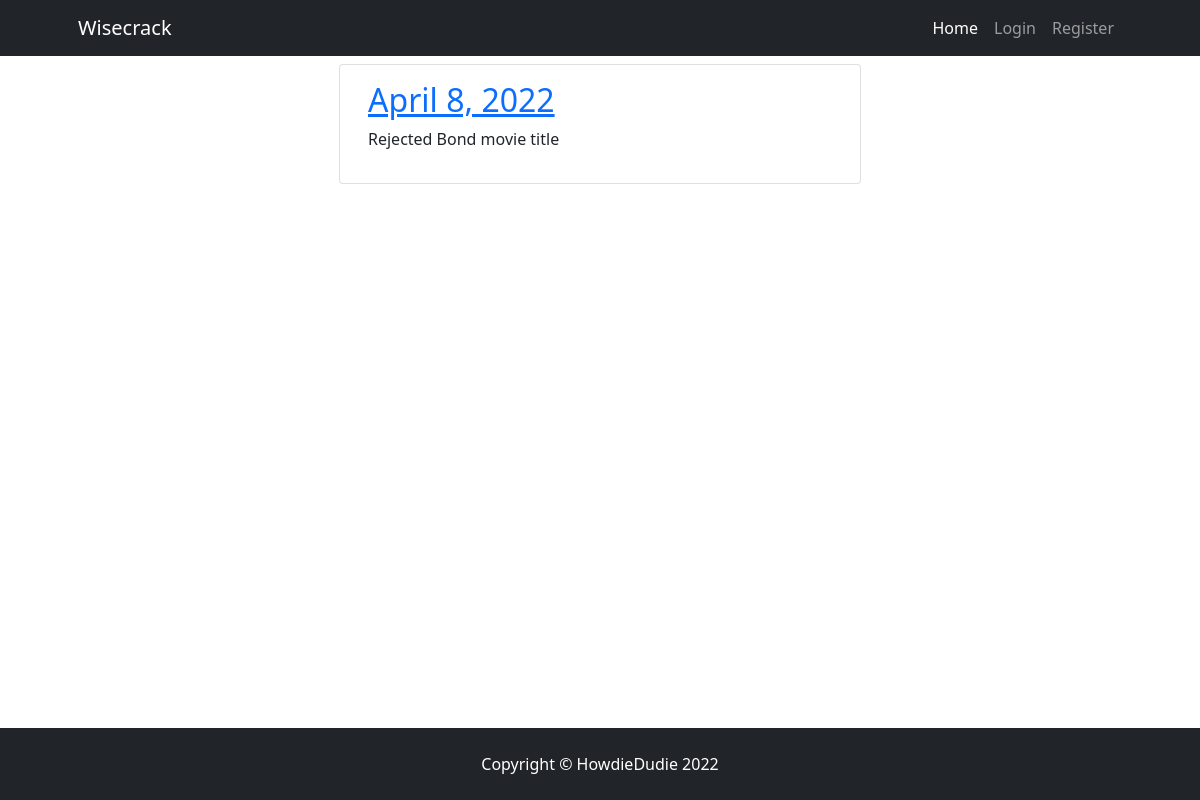
Before: / with the older database file.
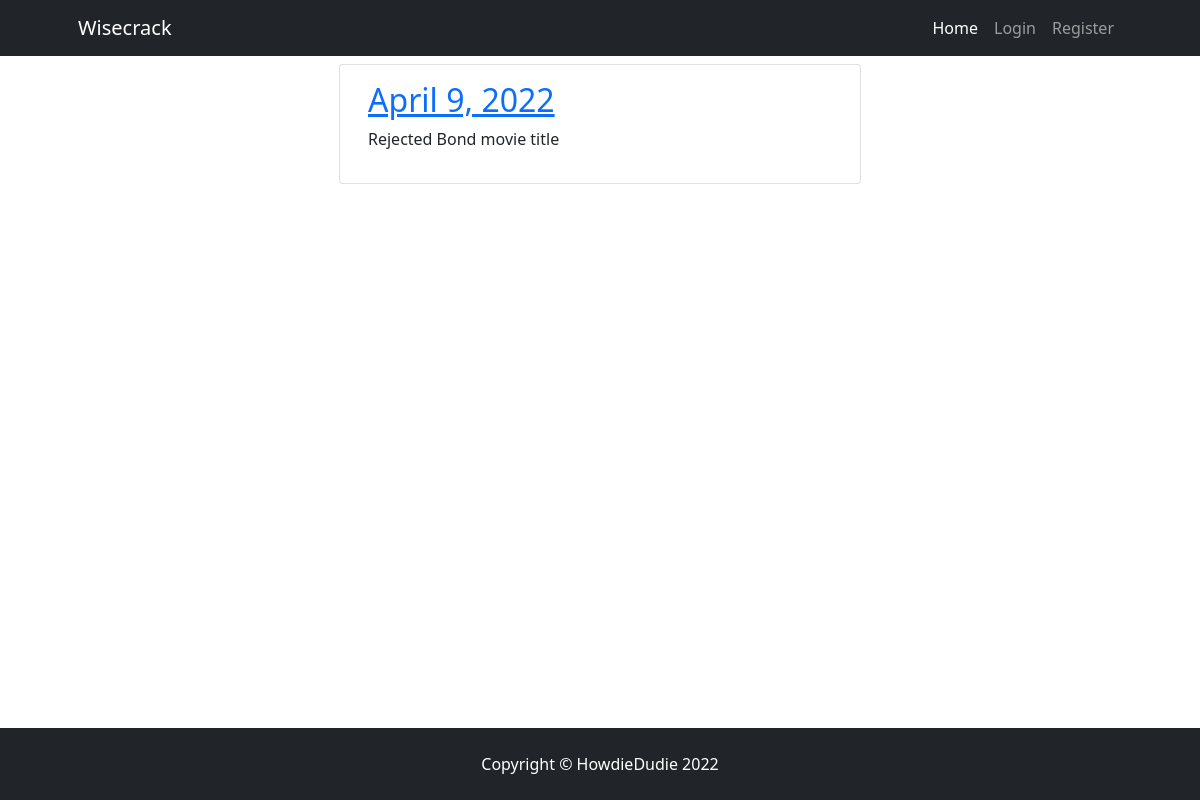
After: the same page with the newer database file.
### wisecrack/models.py (models this page shows, shortened)
class Prompt(models.Model):
    date = models.DateField(auto_now=True)
    prompt = models.TextField(
        max_length=300, null=False, blank=False,
        unique=True, default="What's the crack?")
    slug = models.SlugField(max_length=200, unique=True)
    subs_list = models.ManyToManyField(
        User, related_name='prompt_sub', blank=True)

### wisecrack/views.py (the view)
# urls.py: path('', views.PromptList.as_view(), name='home'),
class PromptList(generic.ListView):
    model = Prompt
    queryset = Prompt.objects.order_by('-date')
    template_name = 'prompt_list.html'

### wisecrack/templates/prompt_list.html
{% extends "base.html" %}
{% block content %}
    <div class="container-fluid">
        <div class="row">
            <div class="col-12">
                <div class="row">
                    {% for prompt in prompt_list %}
                        <div class="card col-lg-6 col-sm-12 offset-lg-3 mt-2">
                            <div class="card-body">
                                <h2><a href="{% url 'prompt_detail' prompt.slug %}">{{ prompt.date }}</a></h2>
                                <p>{{ prompt.prompt }}</p>
                            </div>
                        </div>
                    {% endfor %}
                </div>
            </div>
        </div>
    </div>
{% endblock content %}

Changed rows visible on the page:
removed Prompt: date "April 8, 2022", prompt "Rejected Bond movie title"
added Prompt: date "April 9, 2022", prompt "Rejected Bond movie title"
